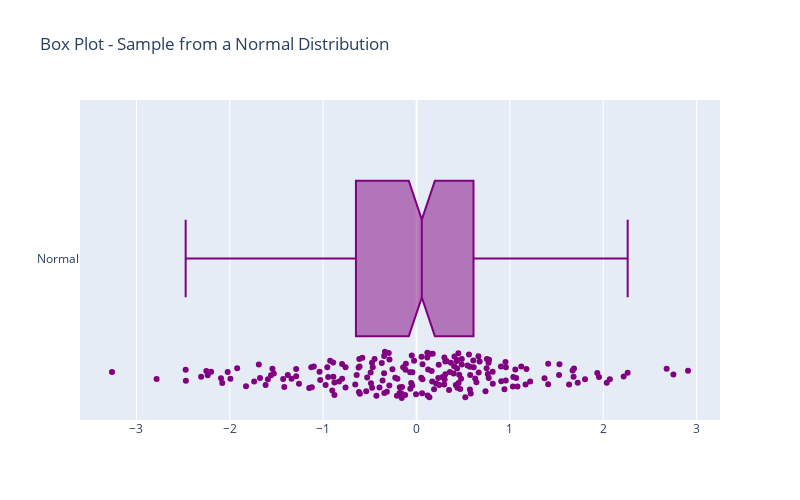

The code cell stored with this chart in its notebook:
### Markdown cell above
3. Hihglight all the points by setting the input `boxpoints` as `'all'`

### Code cell
fig = go.Figure()
fig.add_trace(go.Box(x=df["Normal"], 
                     notched=True, 
                     marker_color='purple', 
                     boxpoints="all",
                     name='Normal',
                     ))
fig.update_layout(title='Box Plot - Sample from a Normal Distribution', 
                  height = 500, width = 800,)

### Figure 1 — Plotly figure (JSON) as saved in the notebook; plotly's stock layout.template omitted (floating-point values rounded to 4 significant figures; data arrays with more than 128 entries replaced by an {"elided": "..."} marker saying what was removed)
{"data": [{"boxpoints": "all", "marker": {"color": "purple"}, "name": "Normal", "notched": true, "type": "box", "x": {"elided": "200 float values"}}], "layout": {"height": 500, "title": {"text": "Box Plot - Sample from a Normal Distribution"}, "width": 800}}
